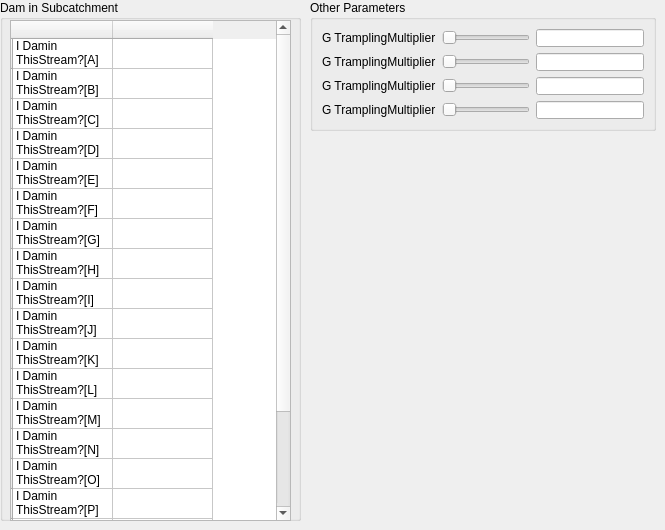
      <widget class="QWidget" name="tab_6">
       <attribute name="title">
        <string>River</string>
       </attribute>
       <widget class="QGroupBox" name="groupBox_22">
        <property name="geometry">
         <rect>
          <x>0</x>
          <y>0</y>
          <width>301</width>
          <height>521</height>
         </rect>
        </property>
        <property name="title">
         <string>Dam in Subcatchment</string>
        </property>
        <widget class="QTableWidget" name="tableWidget_4">
         <property name="geometry">
          <rect>
           <x>10</x>
           <y>20</y>
           <width>281</width>
           <height>501</height>
          </rect>
         </property>
         <row>
          <property name="text">
           <string/>
          </property>
         </row>
         <row>
          <property name="text">
           <string/>
          </property>
         </row>
         <row>
          <property name="text">
           <string/>
          </property>
         </row>
         <row>
          <property name="text">
           <string/>
          </property>
         </row>
         <row>
          <property name="text">
           <string/>
          </property>
         </row>
         <row>
          <property name="text">
           <string/>
          </property>
         </row>
         <row>
          <property name="text">
           <string/>
          </property>
         </row>
         <row>
          <property name="text">
           <string/>
          </property>
         </row>
         <row>
          <property name="text">
           <string/>
          </property>
         </row>
         <row>
          <property name="text">
           <string/>
          </property>
         </row>
         <row>
          <property name="text">
           <string/>
          </property>
         </row>
         <row>
          <property name="text">
           <string/>
          </property>
         </row>
         <row>
          <property name="text">
           <string/>
          </property>
         </row>
         <row>
          <property name="text">
           <string/>
          </property>
         </row>
         <row>
          <property name="text">
           <string/>
          </property>
         </row>
         <row>
          <property name="text">
           <string/>
          </property>
         </row>
         <row>
          <property name="text">
           <string/>
          </property>
         </row>
         <row>
          <property name="text">
           <string/>
          </property>
         </row>
         <row>
          <property name="text">
           <string/>
          </property>
         </row>
         <row>
          <property name="text">
           <string/>
          </property>
         </row>
         <column>
          <property name="text">
           <string/>
          </property>
         </column>
         <column>
          <property name="text">
           <string/>
          </property>
         </column>
         <item row="0" column="0">
          <property name="text">
           <string>I Damin ThisStream?[A]</string>
          </property>
         </item>
         <item row="1" column="0">
          <property name="text">
           <string>I Damin ThisStream?[B]</string>
          </property>
         </item>
         <item row="2" column="0">
          <property name="text">
           <string>I Damin ThisStream?[C]</string>
          </property>
         </item>
         <item row="3" column="0">
          <property name="text">
           <string>I Damin ThisStream?[D]</string>
          </property>
         </item>
         <item row="4" column="0">
          <property name="text">
           <string>I Damin ThisStream?[E]</string>
          </property>
         </item>
         <item row="5" column="0">
          <property name="text">
           <string>I Damin ThisStream?[F]</string>
          </property>
         </item>
         <item row="6" column="0">
          <property name="text">
           <string>I Damin ThisStream?[G]</string>
          </property>
         </item>
         <item row="7" column="0">
          <property name="text">
           <string>I Damin ThisStream?[H]</string>
          </property>
         </item>
         <item row="8" column="0">
          <property name="text">
           <string>I Damin ThisStream?[I]</string>
          </property>
         </item>
         <item row="9" column="0">
          <property name="text">
           <string>I Damin ThisStream?[J]</string>
          </property>
         </item>
         <item row="10" column="0">
          <property name="text">
           <string>I Damin ThisStream?[K]</string>
          </property>
         </item>
         <item row="11" column="0">
          <property name="text">
           <string>I Damin ThisStream?[L]</string>
          </property>
         </item>
         <item row="12" column="0">
          <property name="text">
           <string>I Damin ThisStream?[M]</string>
          </property>
         </item>
         <item row="13" column="0">
          <property name="text">
           <string>I Damin ThisStream?[N]</string>
          </property>
         </item>
         <item row="14" column="0">
          <property name="text">
           <string>I Damin ThisStream?[O]</string>
          </property>
         </item>
         <item row="15" column="0">
          <property name="text">
           <string>I Damin ThisStream?[P]</string>
          </property>
         </item>
         <item row="16" column="0">
          <property name="text">
           <string>I Damin ThisStream?[Q]</string>
          </property>
         </item>
         <item row="17" column="0">
          <property name="text">
           <string>I Damin ThisStream?[R]</string>
          </property>
         </item>
         <item row="18" column="0">
          <property name="text">
           <string>I Damin ThisStream?[S]</string>
          </property>
         </item>
         <item row="19" column="0">
          <property name="text">
           <string>I Damin ThisStream?[T]</string>
          </property>
         </item>
        </widget>
       </widget>
       <widget class="QGroupBox" name="groupBox_23">
        <property name="geometry">
         <rect>
          <x>310</x>
          <y>0</y>
          <width>346</width>
          <height>131</height>
         </rect>
        </property>
        <property name="title">
         <string>Other Parameters</string>
        </property>
        <layout class="QGridLayout" name="gridLayout_3">
         <item row="0" column="0">
          <widget class="QLabel" name="label_43">
           <property name="text">
            <string>G TramplingMultiplier</string>
           </property>
          </widget>
         </item>
         <item row="0" column="1">
          <widget class="QSlider" name="horizontalSlider_41">
           <property name="orientation">
            <enum>Qt::Horizontal</enum>
           </property>
          </widget>
         </item>
         <item row="0" column="2">
          <widget class="QLineEdit" name="lineEdit_42"/>
         </item>
         <item row="1" column="0">
          <widget class="QLabel" name="label_44">
           <property name="text">
            <string>G TramplingMultiplier</string>
           </property>
          </widget>
         </item>
         <item row="1" column="1">
          <widget class="QSlider" name="horizontalSlider_42">
           <property name="orientation">
            <enum>Qt::Horizontal</enum>
           </property>
          </widget>
         </item>
         <item row="1" column="2">
          <widget class="QLineEdit" name="lineEdit_43"/>
         </item>
         <item row="2" column="0">
          <widget class="QLabel" name="label_45">
           <property name="text">
            <string>G TramplingMultiplier</string>
           </property>
          </widget>
         </item>
         <item row="2" column="1">
          <widget class="QSlider" name="horizontalSlider_43">
           <property name="orientation">
            <enum>Qt::Horizontal</enum>
           </property>
          </widget>
         </item>
         <item row="2" column="2">
          <widget class="QLineEdit" name="lineEdit_45"/>
         </item>
         <item row="3" column="0">
          <widget class="QLabel" name="label_46">
           <property name="text">
            <string>G TramplingMultiplier</string>
           </property>
          </widget>
         </item>
         <item row="3" column="1">
          <widget class="QSlider" name="horizontalSlider_44">
           <property name="orientation">
            <enum>Qt::Horizontal</enum>
           </property>
          </widget>
         </item>
         <item row="3" column="2">
          <widget class="QLineEdit" name="lineEdit_44"/>
         </item>
        </layout>
       </widget>
      </widget>
